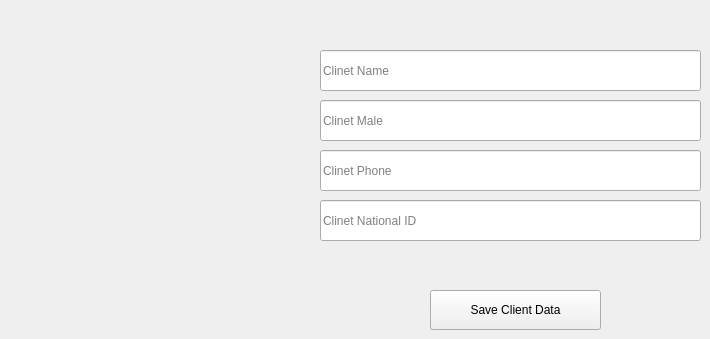
      <widget class="QWidget" name="tab_14">
       <attribute name="title">
        <string>Add New Client</string>
       </attribute>
       <widget class="QLineEdit" name="lineEdit_12">
        <property name="geometry">
         <rect>
          <x>320</x>
          <y>50</y>
          <width>381</width>
          <height>41</height>
         </rect>
        </property>
        <property name="placeholderText">
         <string>Clinet Name</string>
        </property>
       </widget>
       <widget class="QLineEdit" name="lineEdit_13">
        <property name="geometry">
         <rect>
          <x>320</x>
          <y>100</y>
          <width>381</width>
          <height>41</height>
         </rect>
        </property>
        <property name="placeholderText">
         <string>Clinet Male</string>
        </property>
       </widget>
       <widget class="QLineEdit" name="lineEdit_14">
        <property name="geometry">
         <rect>
          <x>320</x>
          <y>150</y>
          <width>381</width>
          <height>41</height>
         </rect>
        </property>
        <property name="placeholderText">
         <string>Clinet Phone</string>
        </property>
       </widget>
       <widget class="QLineEdit" name="lineEdit_15">
        <property name="geometry">
         <rect>
          <x>320</x>
          <y>200</y>
          <width>381</width>
          <height>41</height>
         </rect>
        </property>
        <property name="placeholderText">
         <string>Clinet National ID</string>
        </property>
       </widget>
       <widget class="QPushButton" name="pushButton_15">
        <property name="geometry">
         <rect>
          <x>430</x>
          <y>290</y>
          <width>171</width>
          <height>40</height>
         </rect>
        </property>
        <property name="text">
         <string>Save Client Data</string>
        </property>
       </widget>
      </widget>
